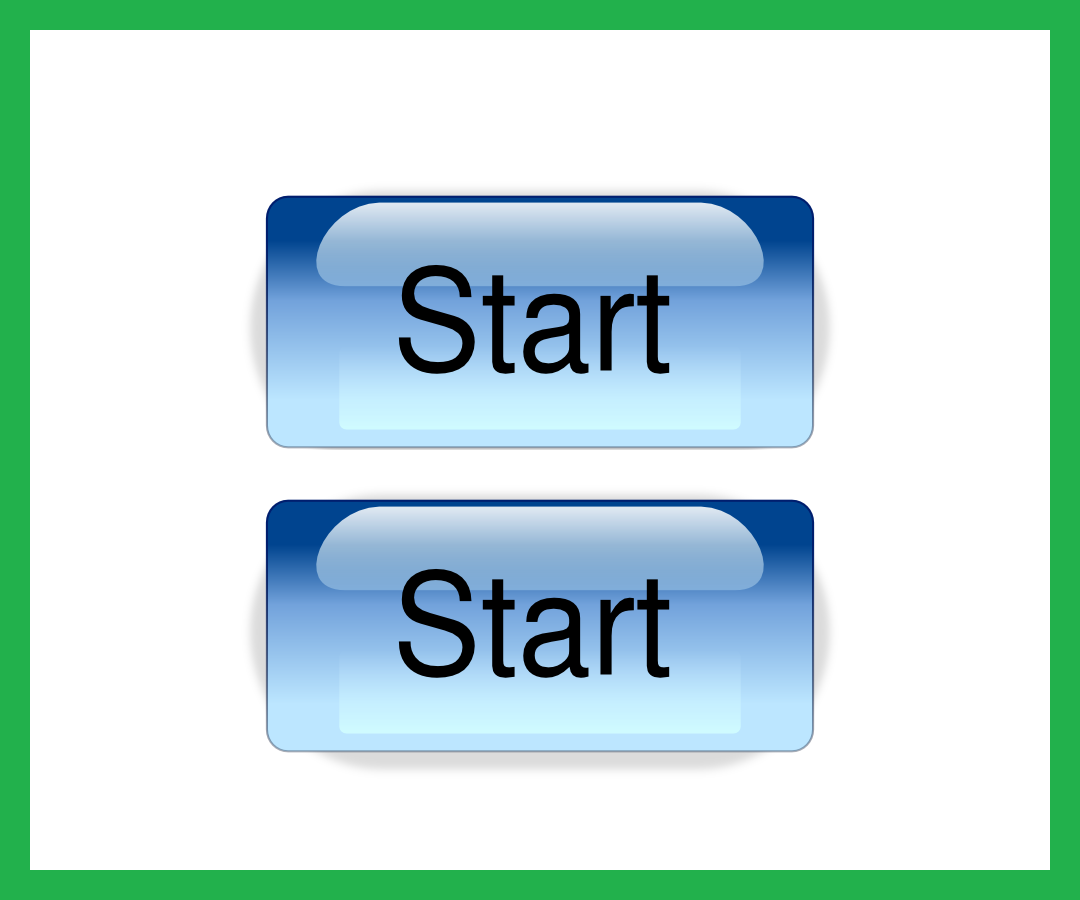

Rendered tile map (Tiled .tmx) drawn with the repository's tilesets; below, a short description and the map source with its tile grids summarised:
An orthogonal 36x30 tile map with 30x30 px tiles, 2 tile layers (background, startbutton), 4 tilesets and 1 object.

<map version="1.0" orientation="orthogonal" renderorder="right-down" width="36" height="30" tilewidth="30" tileheight="30" nextobjectid="2">
 <tileset firstgid="1" name="whiteblock" tilewidth="30" tileheight="30">
  <image source="../tiles/whiteblock.png" width="32" height="32" />
 </tileset>
 <tileset firstgid="2" name="start-button-png-hi" tilewidth="30" tileheight="30">
  <image source="../menu/start-button-png-hi.png" width="600" height="296" />
 </tileset>
 <tileset firstgid="182" name="greenblock" tilewidth="30" tileheight="30">
  <image source="../tiles/greenblock.png" width="32" height="32" />
 </tileset>
 <tileset firstgid="183" name="start-button-png-hi" tilewidth="600" tileheight="296">
  <image source="../menu/start-button-png-hi.png" width="600" height="296" />
 </tileset>
 <layer name="background" width="36" height="30">
  <data>[1080 cells, 1080 non-empty, 2 distinct tile ids]</data>
 </layer>
 <layer name="startbutton" width="36" height="30">
  <data>[1080 cells, 181 non-empty, 181 distinct tile ids]</data>
 </layer>
 <objectgroup name="button">
  <object id="1" x="262" y="194" width="552" height="254" />
 </objectgroup>
</map>
